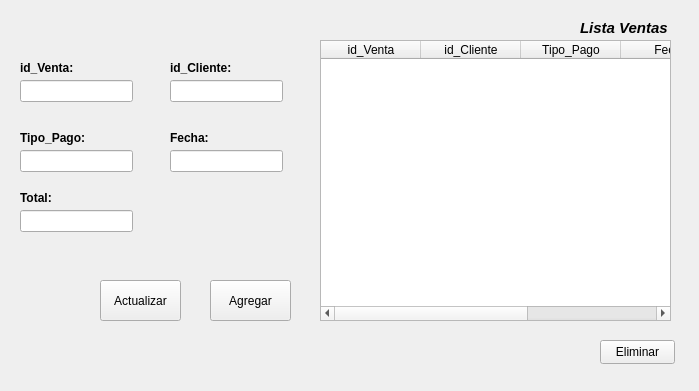
<?xml version="1.0" encoding="UTF-8"?>
<ui version="4.0">
 <class>Frame</class>
 <widget class="QFrame" name="Frame">
  <property name="geometry">
   <rect>
    <x>0</x>
    <y>0</y>
    <width>699</width>
    <height>391</height>
   </rect>
  </property>
  <property name="windowTitle">
   <string>Frame</string>
  </property>
  <widget class="QPushButton" name="ActualizarBTN">
   <property name="geometry">
    <rect>
     <x>100</x>
     <y>280</y>
     <width>81</width>
     <height>41</height>
    </rect>
   </property>
   <property name="text">
    <string>Actualizar</string>
   </property>
  </widget>
  <widget class="QPushButton" name="AgregarBTN">
   <property name="geometry">
    <rect>
     <x>210</x>
     <y>280</y>
     <width>81</width>
     <height>41</height>
    </rect>
   </property>
   <property name="text">
    <string>Agregar</string>
   </property>
  </widget>
  <widget class="QPushButton" name="EliminarBTN">
   <property name="geometry">
    <rect>
     <x>600</x>
     <y>340</y>
     <width>75</width>
     <height>24</height>
    </rect>
   </property>
   <property name="text">
    <string>Eliminar</string>
   </property>
  </widget>
  <widget class="QTableWidget" name="TablaVentas">
   <property name="geometry">
    <rect>
     <x>320</x>
     <y>40</y>
     <width>351</width>
     <height>281</height>
    </rect>
   </property>
   <column>
    <property name="text">
     <string>id_Venta</string>
    </property>
   </column>
   <column>
    <property name="text">
     <string>id_Cliente</string>
    </property>
   </column>
   <column>
    <property name="text">
     <string>Tipo_Pago</string>
    </property>
   </column>
   <column>
    <property name="text">
     <string>Fecha</string>
    </property>
   </column>
   <column>
    <property name="text">
     <string>Total</string>
    </property>
   </column>
  </widget>
  <widget class="QLabel" name="label">
   <property name="geometry">
    <rect>
     <x>580</x>
     <y>20</y>
     <width>91</width>
     <height>16</height>
    </rect>
   </property>
   <property name="font">
    <font>
     <pointsize>11</pointsize>
     <italic>true</italic>
     <bold>true</bold>
    </font>
   </property>
   <property name="text">
    <string>Lista Ventas</string>
   </property>
  </widget>
  <widget class="QLabel" name="label_2">
   <property name="geometry">
    <rect>
     <x>20</x>
     <y>60</y>
     <width>61</width>
     <height>16</height>
    </rect>
   </property>
   <property name="font">
    <font>
     <bold>true</bold>
    </font>
   </property>
   <property name="text">
    <string>id_Venta:</string>
   </property>
  </widget>
  <widget class="QLineEdit" name="idVentatxt">
   <property name="geometry">
    <rect>
     <x>20</x>
     <y>80</y>
     <width>113</width>
     <height>22</height>
    </rect>
   </property>
  </widget>
  <widget class="QLineEdit" name="idClientetxt">
   <property name="geometry">
    <rect>
     <x>170</x>
     <y>80</y>
     <width>113</width>
     <height>22</height>
    </rect>
   </property>
  </widget>
  <widget class="QLineEdit" name="TipoPagotxt">
   <property name="geometry">
    <rect>
     <x>20</x>
     <y>150</y>
     <width>113</width>
     <height>22</height>
    </rect>
   </property>
  </widget>
  <widget class="QLineEdit" name="fechaVentatxt">
   <property name="geometry">
    <rect>
     <x>170</x>
     <y>150</y>
     <width>113</width>
     <height>22</height>
    </rect>
   </property>
  </widget>
  <widget class="QLineEdit" name="TotalVentatxt">
   <property name="geometry">
    <rect>
     <x>20</x>
     <y>210</y>
     <width>113</width>
     <height>22</height>
    </rect>
   </property>
  </widget>
  <widget class="QLabel" name="label_3">
   <property name="geometry">
    <rect>
     <x>20</x>
     <y>190</y>
     <width>61</width>
     <height>16</height>
    </rect>
   </property>
   <property name="font">
    <font>
     <bold>true</bold>
    </font>
   </property>
   <property name="text">
    <string>Total:</string>
   </property>
  </widget>
  <widget class="QLabel" name="label_4">
   <property name="geometry">
    <rect>
     <x>20</x>
     <y>130</y>
     <width>71</width>
     <height>16</height>
    </rect>
   </property>
   <property name="font">
    <font>
     <bold>true</bold>
    </font>
   </property>
   <property name="text">
    <string>Tipo_Pago:</string>
   </property>
  </widget>
  <widget class="QLabel" name="label_5">
   <property name="geometry">
    <rect>
     <x>170</x>
     <y>130</y>
     <width>61</width>
     <height>16</height>
    </rect>
   </property>
   <property name="font">
    <font>
     <bold>true</bold>
    </font>
   </property>
   <property name="text">
    <string>Fecha:</string>
   </property>
  </widget>
  <widget class="QLabel" name="label_6">
   <property name="geometry">
    <rect>
     <x>170</x>
     <y>60</y>
     <width>61</width>
     <height>16</height>
    </rect>
   </property>
   <property name="font">
    <font>
     <bold>true</bold>
    </font>
   </property>
   <property name="text">
    <string>id_Cliente:</string>
   </property>
  </widget>
 </widget>
 <resources/>
 <connections/>
</ui>
